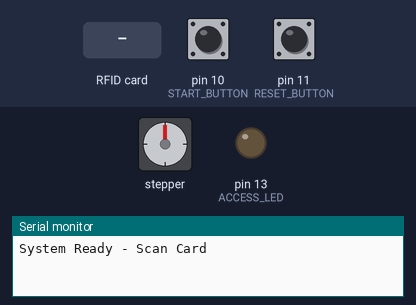
A sketch run on a simulated Arduino Mega 2560, built with avr-gcc and run on an emulated ATmega2560. Parts: stepper motor, output pins drawn as LEDs (lit = HIGH), the last lines printed to the serial monitor. The test bench sets the inputs (shaded band); at power-on: pin 10 (START_BUTTON) LOW, pin 11 (RESET_BUTTON) LOW. Stepper angles assume 2048 steps per turn.

Above: at 1.2 s.
1.3 s: RFID card 43 05 E5 35 held to the reader
At 2.5 s:
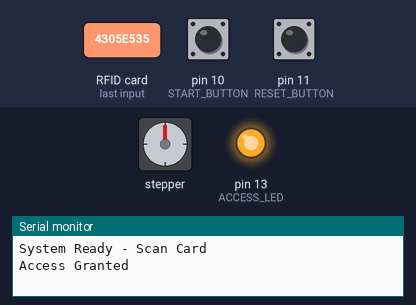
2.8 s: pin 10 (START_BUTTON) pulled HIGH for 1 s
At 4.8 s:
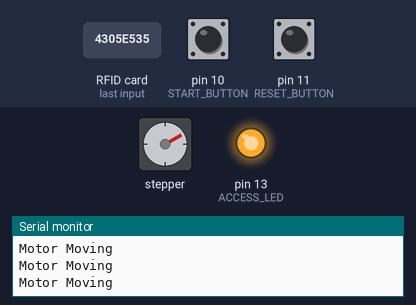
5.3 s: pin 11 (RESET_BUTTON) pulled HIGH for 0.15 s
At 6.7 s:
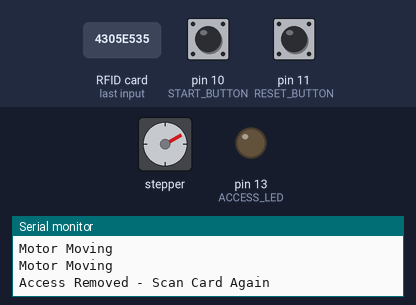
Timing chart, 0 to 8.3 s (numbered marks = the images above; inputs shaded):
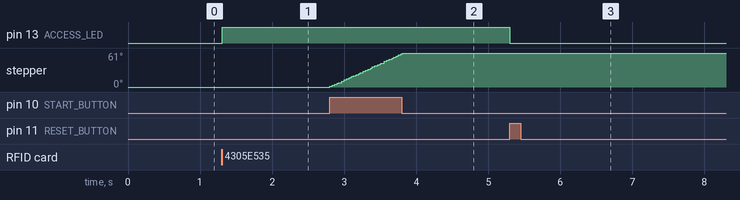

Measured:
- after the input at 1.3 s, pin 13 (ACCESS_LED): LOW → HIGH at once
- after the input at 2.8 s, stepper: turns 61° clockwise in 1.0 s, starting at once
- after the input at 5.3 s, pin 13 (ACCESS_LED): HIGH → LOW at once

The sketch:

smart_motor_access.ino
```cpp
// HERE IS THE CODE FOR THE Stepper Motor thet go one step after pussing the button

// #include <Stepper.h>

// int STEPS = 2048;

// // PIN4 = IN4, PIN2 = IN2, PIN3 = IN3, PIN1 = IN1
// Stepper Motor(STEPS, 4, 2, 3, 1);

// int ButtonPin = 12;
// int isButtonOn = 0;

// // It is importent to connect button with 5V, PIN12 and throught the resistor to GRN!

// void setup() {
//   Motor.setSpeed(5);
//   pinMode(ButtonPin, INPUT);
//   pinMode(13, OUTPUT);
// }

// void loop() {
//   while( digitalRead(ButtonPin) == HIGH){
//     // delay(1);
//     digitalWrite(13, HIGH);
//     Motor.step(1);
//   }

//   digitalWrite(13, LOW);
// }

// // ========================================================================================
// // HERE IS THE CODE ONLY FOR THE RFID-TAG (MFRC522-READER)

// #include <SPI.h>
// #include <MFRC522.h>

// #define SS_PIN 53
// #define RST_PIN 9

// MFRC522 mfrc522(SS_PIN, RST_PIN);

// void setup() {
//   Serial.begin(9600);
//   while (!Serial);          // Needed for Mega
//   SPI.begin();              // Start SPI
//   mfrc522.PCD_Init();       // Init RC522
//   Serial.println("Scan RFID card...");
// }

// void loop() {

//   // Check for card
//   if (!mfrc522.PICC_IsNewCardPresent()) {
//     return;
//   }

//   // Read card
//   if (!mfrc522.PICC_ReadCardSerial()) {
//     return;
//   }

//   Serial.print("UID: ");

//   for (byte i = 0; i < mfrc522.uid.size; i++) {
//     Serial.print(mfrc522.uid.uidByte[i] < 0x10 ? "0" : "");
//     Serial.print(mfrc522.uid.uidByte[i], HEX);
//     Serial.print(" ");
//   }

//   Serial.println();

//   mfrc522.PICC_HaltA();
// }


#include <SPI.h>
#include <MFRC522.h>
#include <Stepper.h>

// ---------------- STEPPER ----------------
#define STEPS 2048
Stepper Motor(STEPS, 4, 2, 3, 1);

// ---------------- RFID ----------------
#define SS_PIN 53
#define RST_PIN 9
MFRC522 mfrc522(SS_PIN, RST_PIN);

// ---------------- BUTTONS ----------------
#define START_BUTTON 10
#define RESET_BUTTON 11

// ---------------- LED ----------------
#define ACCESS_LED 13

// ---------------- ACCESS ----------------
bool accessGranted = false;

// Allowed card UID
byte allowedUID[4] = {0x43, 0x05, 0xE5, 0x35};

void setup() {
  Serial.begin(9600);
  while (!Serial);

  // SPI for MEGA
  pinMode(53, OUTPUT);
  SPI.begin();
  mfrc522.PCD_Init();

  // Stepper
  Motor.setSpeed(10);   // slightly faster = stronger movement

  // Buttons (your wiring: HIGH = pressed)
  pinMode(START_BUTTON, INPUT);
  pinMode(RESET_BUTTON, INPUT);

  // LED
  pinMode(ACCESS_LED, OUTPUT);
  digitalWrite(ACCESS_LED, LOW);

  Serial.println("System Ready - Scan Card");
}

void loop() {

  // ---------------- RESET BUTTON ----------------
  if (digitalRead(RESET_BUTTON) == HIGH) {
    accessGranted = false;
    digitalWrite(ACCESS_LED, LOW);
    Serial.println("Access Removed - Scan Card Again");
    delay(500);
  }

  // ---------------- RFID PART ----------------
  if (!accessGranted) {

    if (!mfrc522.PICC_IsNewCardPresent()) return;
    if (!mfrc522.PICC_ReadCardSerial()) return;

    if (checkUID()) {
      accessGranted = true;
      digitalWrite(ACCESS_LED, HIGH);   // LED ON
      Serial.println("Access Granted");
    } else {
      Serial.println("Access Denied");
    }

    mfrc522.PICC_HaltA();
  }

  // ---------------- MOTOR PART ----------------
  if (accessGranted) {

    if (digitalRead(START_BUTTON) == HIGH) {

      Serial.println("Motor Moving");

      Motor.step(50);   // REAL visible movement
    }
  }
}

// ------------ UID CHECK ------------
bool checkUID() {

  if (mfrc522.uid.size != 4) return false;

  for (byte i = 0; i < 4; i++) {
    if (mfrc522.uid.uidByte[i] != allowedUID[i]) {
      return false;
    }
  }
  return true;
}
```
